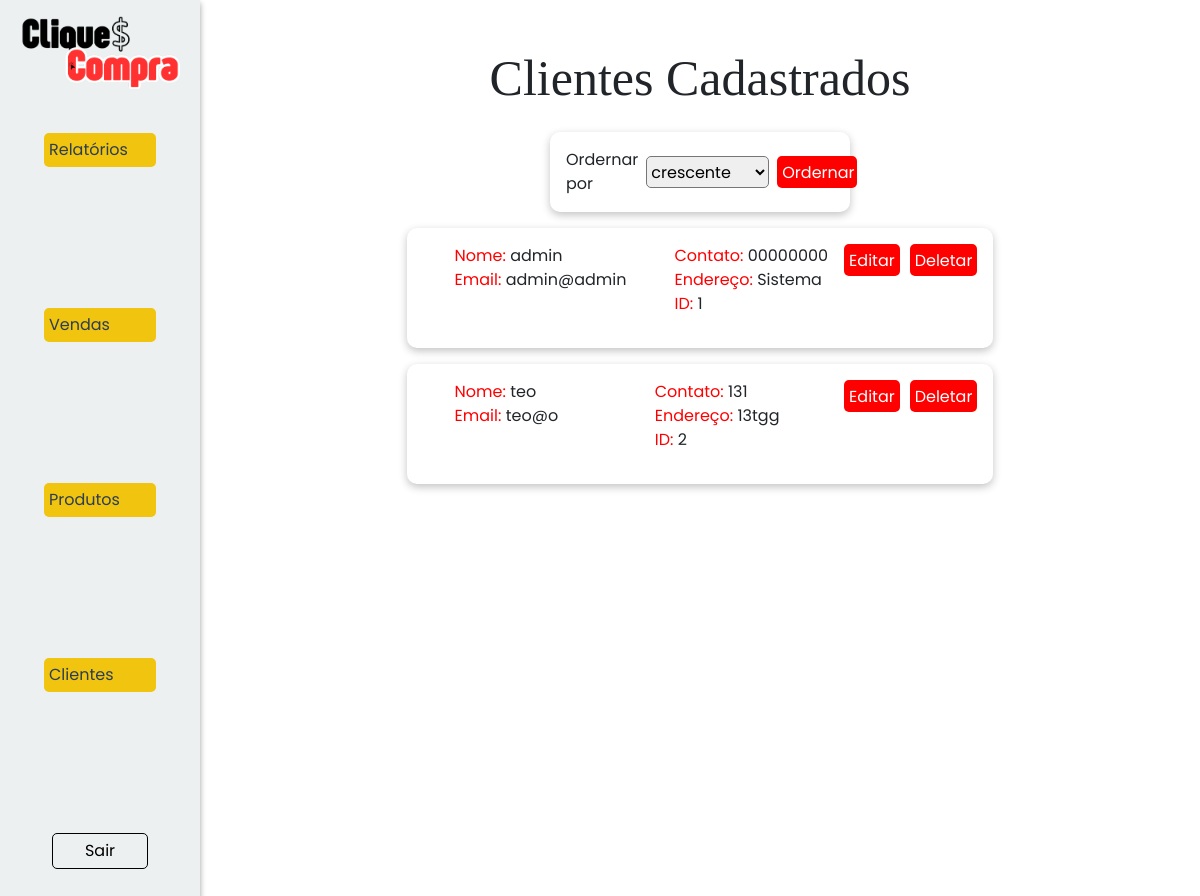
Page /clientes/ (signed in) on the earlier database version.
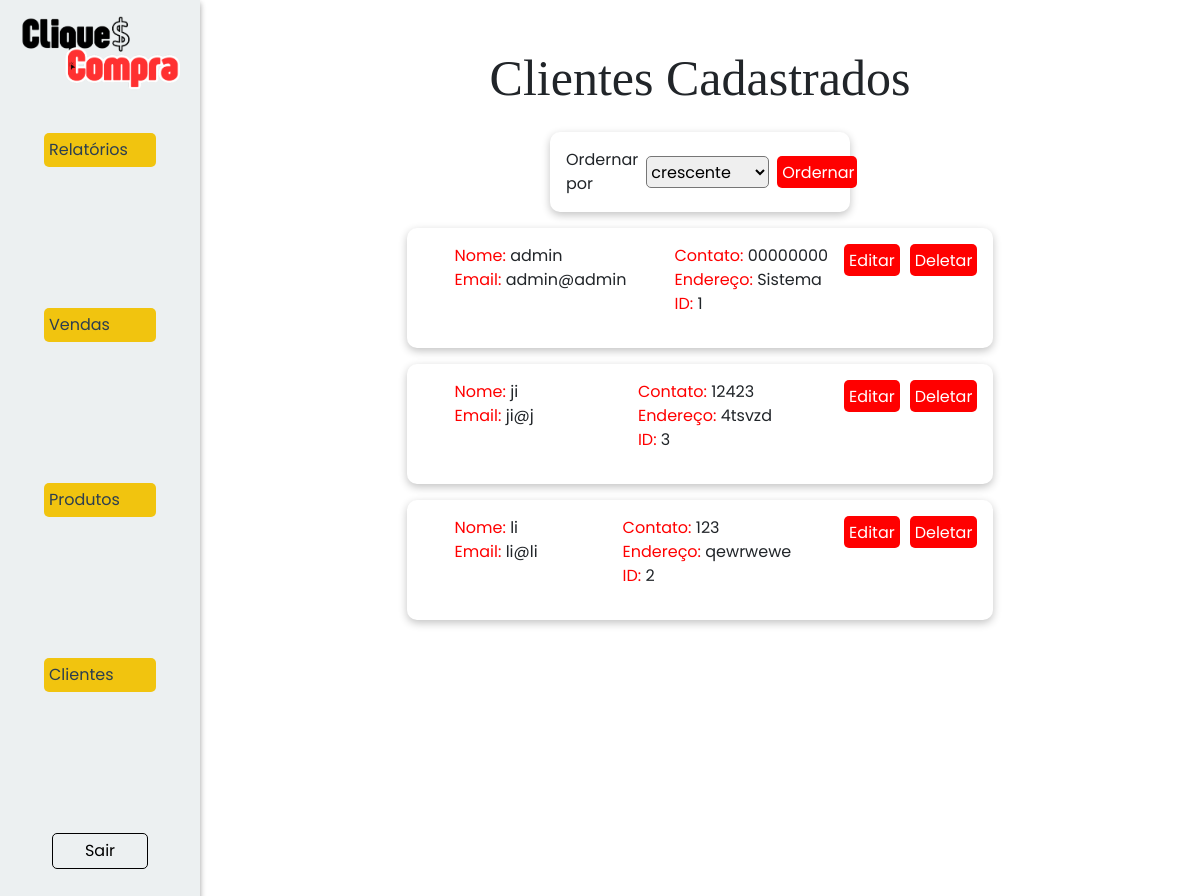
Same page on the later database version.
### models/clientes.py (models this page shows, shortened)
class Cliente(Base, UserMixin):
    __tablename__ = 'tb_clientes'
    cli_id:Mapped[int] = mapped_column(primary_key = True, autoincrement=True)
    cli_nome:Mapped[str] = mapped_column(nullable=False)
    cli_email:Mapped[str] = mapped_column(unique = True, nullable=False)
    cli_telefone:Mapped[str] = mapped_column(nullable=False)
    cli_endereco:Mapped[str] = mapped_column(nullable=False)
    cli_senha:Mapped[str] = mapped_column(nullable=False)
    cli_tipo:Mapped[str] = mapped_column(nullable=False)
    vendas: Mapped[list["Venda"]] = relationship("Venda", back_populates="clientes", cascade="all, delete-orphan")
    @classmethod
    def find(cls, **kwargs):
        if 'email' in kwargs:
            return session.query(cls).filter_by(cli_email=kwargs['email']).first() #SELECT * FROM tb_clientes WHERE cli_email = email
        elif 'id' in kwargs:
            return session.query(cls).filter_by(cli_id=kwargs['id']).first() #SELECT * FROM tb_clientes WHERE cli_id = id
        else:
            raise AttributeError('A busca deve ser feita por email ou id.')
    @classmethod
    def all(cls, ordem = "crescente"):
        if ordem == "crescente":
            direcao = "ASC"
        elif ordem == "decrescente":
            direcao = "DESC"
        sql = text(f"SELECT * FROM tb_clientes ORDER BY cli_nome {direcao}")
        clientes = session.execute(sql).fetchall()
        return clientes

### controllers/clientes.py (the view)
@cliente_bp.route('/', methods=['POST', 'GET'])
@login_required
@role_required('admin')
def view():
    if request.method == 'POST':
        ordem = request.form['ordem']
        clientes = Cliente.all(ordem=ordem)
    elif request.method == 'GET':
        clientes = Cliente.all()
    return render_template('clientes/view.html', clientes = clientes)

### controllers/clientes.py (called while the page is built)
@login_manager.user_loader
def load_user(user_id):
    return Cliente.find(id=user_id)

### templates/clientes/view.html (shortened to what this page needs)
{% extends "model.html" %}
{% block head_extras %}
<link rel="stylesheet" href="{{ url_for('static', filename='style/model.css') }}">
<link rel="stylesheet" href="{{ url_for('static', filename='style/clientes.css') }}">
{% endblock %}
{% block content %}
<nav class="nav-reg">
    <img src="../../static/assets/cliqueconta.png" alt="Logo do CliqueCompra">
    <div class="links">
        {% if current_user.cli_tipo == 'admin' %}
            <div class="dropdown">
                <button class="dropdown-button" onclick="toggleDropdown('relatorios-menu')">Relatórios</button>
            </div>
            <div class="dropdown">
                <button class="dropdown-button" onclick="toggleDropdown('vendas-menu')">Vendas</button>
            </div>
        {% endif %}
        <div class="dropdown">
            <button class="dropdown-button" onclick="toggleDropdown('produtos-menu')">Produtos</button>
        </div>
        {% if current_user.cli_tipo == 'admin' %}
            <div class="dropdown">
                <button class="dropdown-button" onclick="toggleDropdown('clientes-menu')">Clientes</button>
            </div>
        {% endif %}
        <a class='sair' href="{{url_for('cliente.logout')}}">Sair</a>
    </div>
</nav>
<main>
    <h1>Clientes Cadastrados</h1>
    <div class="filtro">
        <span>Ordernar por</span>
        <form action="{{url_for('cliente.view')}}" method="post">
            <select name="ordem" id="filtro-cli">
                <option value="crescente">crescente</option>
            </select>
            <button type="submit">Ordernar</button>
        </form>
    </div>
    <div class="clientes">
        {% for cliente in clientes %}
            {% if cliente.cli_email != "admin@admina" %}
                <div class="cliente">
                    <ul>
                        <li><span style="color: red;">Nome:</span> {{ cliente.cli_nome }}</li>
                        <li><span style="color: red;">Email:</span> {{ cliente.cli_email }}</li>
                    </ul>
                    <ul>
                        <li><span style="color: red;">Contato:</span> {{ cliente.cli_telefone }}</li>
                        <li><span style="color: red;">Endereço:</span> {{ cliente.cli_endereco }}</li>
                        <li><span style="color: red;">ID:</span> {{ cliente.cli_id }}</li>
                    </ul>
                    <div class="acoes">
                        <a href="{{ url_for('cliente.edit', cli_id=cliente.cli_id) }}">Editar</a>
                        <a href="#" onclick="return confirmarDeletar('{{url_for('cliente.remove', cli_id=cliente.cli_id)}}')">Deletar</a>
                    </div>
                </div>
            {% endif %}
        {% endfor %}
    </div>
</main>
{% endblock %}

Differences in the rows shown:
added Cliente: cli_nome "ji", cli_email "ji@j", cli_telefone "12423", cli_endereco "4tsvzd", cli_id "3"
changed Cliente id 2: cli_nome "teo" → "li"; cli_email "teo@o" → "li@li"; cli_telefone "131" → "123"; cli_endereco "13tgg" → "qewrwewe"
